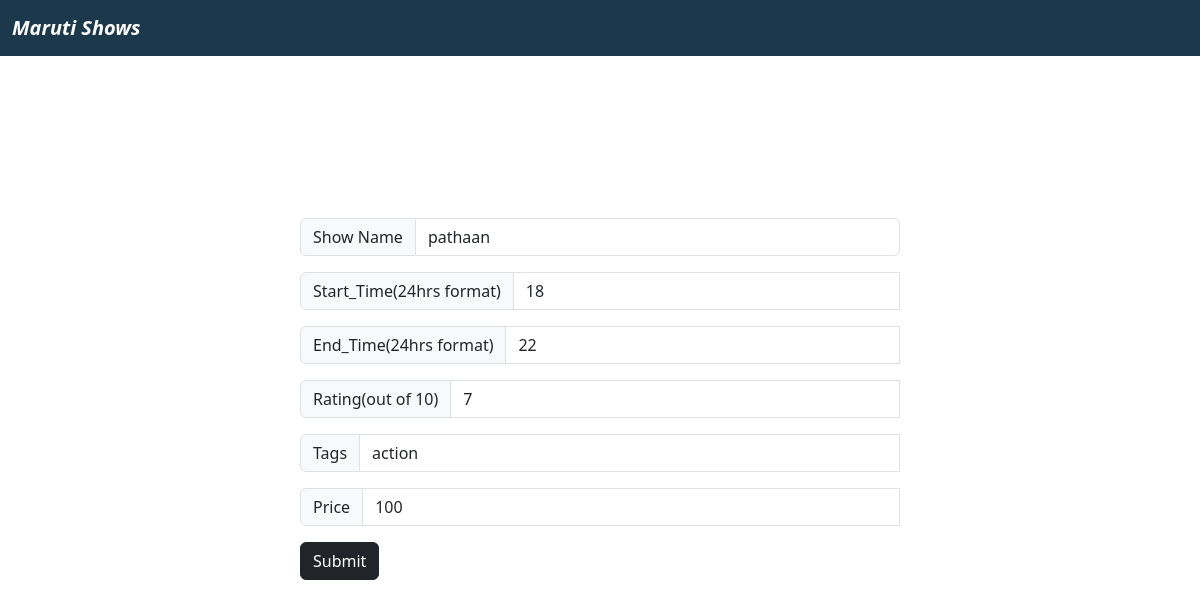
Page /edit_show/2 on the committed database.
### tables this page shows
CREATE TABLE shows (
	sno INTEGER NOT NULL, 
	show_name VARCHAR(100) NOT NULL, 
	start_time INTEGER NOT NULL, 
	end_time INTEGER NOT NULL, 
	rating INTEGER NOT NULL, 
	tags VARCHAR(100) NOT NULL, 
	price INTEGER NOT NULL, 
	available INTEGER NOT NULL, 
	venue_id INTEGER NOT NULL, 
	PRIMARY KEY (sno), 
	FOREIGN KEY(venue_id) REFERENCES venue (sno)
);

### app.py (the view, shortened to what this page needs)
@app.route('/edit_show/<int:sno>',methods=['GET','POST'])
def edit_show(sno):
    Show=shows.query.filter_by(sno=sno).first()
    return render_template('edit_show.html',Show=Show)

### templates/edit_show.html (shortened to what this page needs)
<!doctype html>
<html lang="en">
<head>
    <link href="https://cdn.jsdelivr.net/npm/bootstrap@5.3.0-alpha1/dist/css/bootstrap.min.css" rel="stylesheet"
>
</head>
<body style="background-image: url('/static/back4.jpg'); background-size: cover;">
        <nav class="navbar" style="background-color: #1c384b;" data-bs-theme="dark">
            <div class="container-fluid">
              <a class="navbar-brand" href="/">
                <b><i>Maruti Shows</i></b>
              </a>
            </div>
          </nav><br><br><br><br>
    <div class="mx-auto" style="width: 600px;">
        <h3 class="text-white">Edit the Show</h3><br>
    </div>
    <form action="/edit_show/{{Show.sno}}" method="POST">
        <div class="mx-auto" style="width: 600px">
            <div class="input-group mb-3">
                <span class="input-group-text" id="inputGroup-sizing-default">Show Name</span>
                <input type="text" name="name"  value="{{Show.show_name}}" class="form-control" aria-label="Sizing example input"
                    aria-describedby="inputGroup-sizing-default">
            </div>
            <div class="input-group mb-3">
                <span class="input-group-text" id="inputGroup-sizing-default">Start_Time(24hrs format)</span>
                <input type="text" name="start_time" required pattern="^[0-9]+$" title="only integers are allowed" value="{{Show.start_time}}" class="form-control" aria-label="Sizing example input"
                    aria-describedby="inputGroup-sizing-default">
            </div>
            <div class="input-group mb-3">
                <span class="input-group-text" id="inputGroup-sizing-default">End_Time(24hrs format)</span>
                <input type="text" name="end_time" required pattern="^[0-9]+$" title="only integers are allowed" value="{{Show.end_time}}" class="form-control" aria-label="Sizing example input"
                    aria-describedby="inputGroup-sizing-default">
            </div>
            <div class="input-group mb-3">
                <span class="input-group-text" id="inputGroup-sizing-default">Rating(out of 10)</span>
                <input type="text" name="rating" required pattern="^[0-9]+$" title="only integers are allowed" class="form-control" value="{{Show.rating}}" aria-label="Sizing example input"
                    aria-describedby="inputGroup-sizing-default">
            </div>
            <div class="input-group mb-3">
                <span class="input-group-text" id="inputGroup-sizing-default">Tags</span>
                <input type="text" name="tags" required pattern="[A-Za-z\s]+" title="Only alphabets and spaces are allowed" class="form-control" value="{{Show.tags}}"  aria-label="Sizing example input"
                    aria-describedby="inputGroup-sizing-default">
            </div>
            <div class="input-group mb-3">
                <span class="input-group-text" id="inputGroup-sizing-default">Price</span>
                <input type="text" name="price" required pattern="^[0-9]+$" title="only integers are allowed" class="form-control" value="{{Show.price}}"  aria-label="Sizing example input"
                    aria-describedby="inputGroup-sizing-default">
            </div>
            <button type="submit" class="btn btn-dark">Submit</button>
        </div>
    </form>
</body>
</html>

### rows in the picture
shows: name "pathaan", start_time "18", end_time "22", rating "7", tags "action", price "100"
